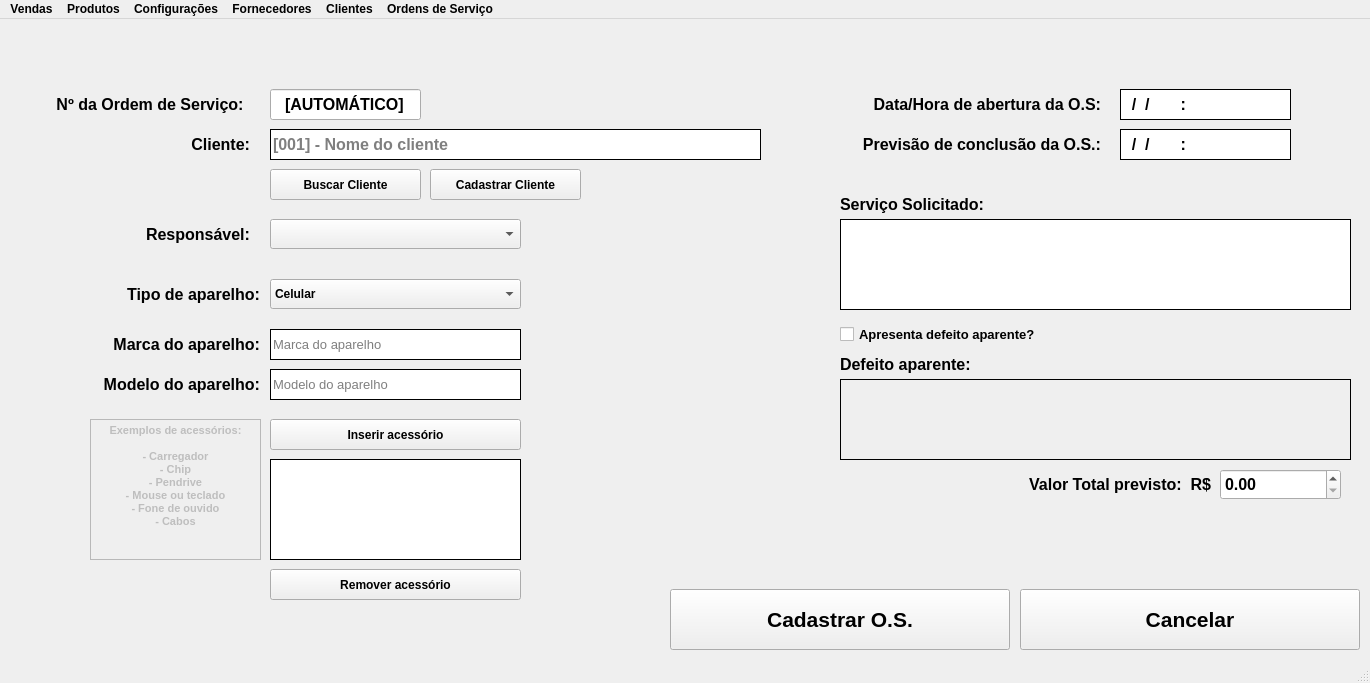
<?xml version="1.0" encoding="UTF-8"?>
<ui version="4.0">
 <class>MainWindow</class>
 <widget class="QMainWindow" name="MainWindow">
  <property name="enabled">
   <bool>true</bool>
  </property>
  <property name="geometry">
   <rect>
    <x>0</x>
    <y>0</y>
    <width>1370</width>
    <height>683</height>
   </rect>
  </property>
  <property name="font">
   <font>
    <weight>75</weight>
    <bold>true</bold>
   </font>
  </property>
  <property name="windowTitle">
   <string>MainWindow</string>
  </property>
  <property name="documentMode">
   <bool>false</bool>
  </property>
  <property name="tabShape">
   <enum>QTabWidget::Rounded</enum>
  </property>
  <widget class="QWidget" name="centralwidget">
   <widget class="QLabel" name="clientes_label_codigo">
    <property name="geometry">
     <rect>
      <x>40</x>
      <y>70</y>
      <width>220</width>
      <height>31</height>
     </rect>
    </property>
    <property name="font">
     <font>
      <pointsize>12</pointsize>
      <weight>75</weight>
      <bold>true</bold>
     </font>
    </property>
    <property name="text">
     <string>Nº da Ordem de Serviço:</string>
    </property>
    <property name="alignment">
     <set>Qt::AlignCenter</set>
    </property>
   </widget>
   <widget class="QLineEdit" name="os_numero_os">
    <property name="enabled">
     <bool>true</bool>
    </property>
    <property name="geometry">
     <rect>
      <x>270</x>
      <y>70</y>
      <width>151</width>
      <height>31</height>
     </rect>
    </property>
    <property name="font">
     <font>
      <pointsize>12</pointsize>
      <weight>75</weight>
      <bold>true</bold>
     </font>
    </property>
    <property name="inputMask">
     <string/>
    </property>
    <property name="text">
     <string>[AUTOMÁTICO]</string>
    </property>
    <property name="alignment">
     <set>Qt::AlignCenter</set>
    </property>
    <property name="readOnly">
     <bool>true</bool>
    </property>
    <property name="placeholderText">
     <string>[AUTOMÁTICO]</string>
    </property>
   </widget>
   <widget class="QLineEdit" name="os_campo_cliente">
    <property name="enabled">
     <bool>true</bool>
    </property>
    <property name="geometry">
     <rect>
      <x>270</x>
      <y>110</y>
      <width>491</width>
      <height>31</height>
     </rect>
    </property>
    <property name="font">
     <font>
      <pointsize>12</pointsize>
      <weight>75</weight>
      <bold>true</bold>
     </font>
    </property>
    <property name="styleSheet">
     <string notr="true">border-width: 1px;
border-style: solid;</string>
    </property>
    <property name="inputMask">
     <string/>
    </property>
    <property name="text">
     <string/>
    </property>
    <property name="maxLength">
     <number>100</number>
    </property>
    <property name="alignment">
     <set>Qt::AlignLeading|Qt::AlignLeft|Qt::AlignVCenter</set>
    </property>
    <property name="readOnly">
     <bool>true</bool>
    </property>
    <property name="placeholderText">
     <string>[001] - Nome do cliente</string>
    </property>
   </widget>
   <widget class="QLabel" name="clientes_label_codigo_2">
    <property name="geometry">
     <rect>
      <x>40</x>
      <y>110</y>
      <width>210</width>
      <height>31</height>
     </rect>
    </property>
    <property name="font">
     <font>
      <pointsize>12</pointsize>
      <weight>75</weight>
      <bold>true</bold>
     </font>
    </property>
    <property name="text">
     <string>Cliente:</string>
    </property>
    <property name="alignment">
     <set>Qt::AlignRight|Qt::AlignTrailing|Qt::AlignVCenter</set>
    </property>
   </widget>
   <widget class="QPushButton" name="os_buscar_cliente">
    <property name="geometry">
     <rect>
      <x>270</x>
      <y>150</y>
      <width>151</width>
      <height>31</height>
     </rect>
    </property>
    <property name="font">
     <font>
      <weight>75</weight>
      <bold>true</bold>
     </font>
    </property>
    <property name="text">
     <string>Buscar Cliente</string>
    </property>
   </widget>
   <widget class="QPushButton" name="os_cadastrar_cliente">
    <property name="geometry">
     <rect>
      <x>430</x>
      <y>150</y>
      <width>151</width>
      <height>31</height>
     </rect>
    </property>
    <property name="font">
     <font>
      <weight>75</weight>
      <bold>true</bold>
     </font>
    </property>
    <property name="text">
     <string>Cadastrar Cliente</string>
    </property>
   </widget>
   <widget class="QComboBox" name="os_tipo_aparelho">
    <property name="geometry">
     <rect>
      <x>270</x>
      <y>260</y>
      <width>251</width>
      <height>30</height>
     </rect>
    </property>
    <property name="editable">
     <bool>false</bool>
    </property>
    <property name="currentText">
     <string>Celular</string>
    </property>
    <property name="sizeAdjustPolicy">
     <enum>QComboBox::AdjustToMinimumContentsLengthWithIcon</enum>
    </property>
    <property name="modelColumn">
     <number>0</number>
    </property>
    <item>
     <property name="text">
      <string>Celular</string>
     </property>
    </item>
    <item>
     <property name="text">
      <string>Notebook</string>
     </property>
    </item>
    <item>
     <property name="text">
      <string>Computador</string>
     </property>
    </item>
    <item>
     <property name="text">
      <string>Tablet</string>
     </property>
    </item>
    <item>
     <property name="text">
      <string>Impressora</string>
     </property>
    </item>
    <item>
     <property name="text">
      <string>Scanner</string>
     </property>
    </item>
    <item>
     <property name="text">
      <string>Televisão</string>
     </property>
    </item>
    <item>
     <property name="text">
      <string>Monitor</string>
     </property>
    </item>
    <item>
     <property name="text">
      <string>Projetor</string>
     </property>
    </item>
    <item>
     <property name="text">
      <string>Câmera</string>
     </property>
    </item>
    <item>
     <property name="text">
      <string>Vídeogame</string>
     </property>
    </item>
    <item>
     <property name="text">
      <string>Caixa de som</string>
     </property>
    </item>
    <item>
     <property name="text">
      <string>Microfone</string>
     </property>
    </item>
    <item>
     <property name="text">
      <string>Roteador</string>
     </property>
    </item>
   </widget>
   <widget class="QLabel" name="clientes_label_codigo_3">
    <property name="geometry">
     <rect>
      <x>50</x>
      <y>260</y>
      <width>210</width>
      <height>31</height>
     </rect>
    </property>
    <property name="font">
     <font>
      <pointsize>12</pointsize>
      <weight>75</weight>
      <bold>true</bold>
     </font>
    </property>
    <property name="text">
     <string>Tipo de aparelho:</string>
    </property>
    <property name="alignment">
     <set>Qt::AlignRight|Qt::AlignTrailing|Qt::AlignVCenter</set>
    </property>
   </widget>
   <widget class="QPushButton" name="os_inserir_acessorio">
    <property name="geometry">
     <rect>
      <x>270</x>
      <y>400</y>
      <width>251</width>
      <height>31</height>
     </rect>
    </property>
    <property name="text">
     <string>Inserir acessório</string>
    </property>
   </widget>
   <widget class="QTextEdit" name="os_ex_acessorios">
    <property name="enabled">
     <bool>false</bool>
    </property>
    <property name="geometry">
     <rect>
      <x>90</x>
      <y>400</y>
      <width>171</width>
      <height>141</height>
     </rect>
    </property>
    <property name="html">
     <string>&lt;!DOCTYPE HTML PUBLIC &quot;-//W3C//DTD HTML 4.0//EN&quot; &quot;http://www.w3.org/TR/REC-html40/strict.dtd&quot;&gt;
&lt;html&gt;&lt;head&gt;&lt;meta name=&quot;qrichtext&quot; content=&quot;1&quot; /&gt;&lt;style type=&quot;text/css&quot;&gt;
p, li { white-space: pre-wrap; }
&lt;/style&gt;&lt;/head&gt;&lt;body style=&quot; font-family:'MS Shell Dlg 2'; font-size:8.25pt; font-weight:600; font-style:normal;&quot;&gt;
&lt;p align=&quot;center&quot; style=&quot; margin-top:0px; margin-bottom:0px; margin-left:0px; margin-right:0px; -qt-block-indent:0; text-indent:0px;&quot;&gt;Exemplos de acessórios:&lt;/p&gt;
&lt;p align=&quot;center&quot; style=&quot;-qt-paragraph-type:empty; margin-top:0px; margin-bottom:0px; margin-left:0px; margin-right:0px; -qt-block-indent:0; text-indent:0px;&quot;&gt;&lt;br /&gt;&lt;/p&gt;
&lt;p align=&quot;center&quot; style=&quot; margin-top:0px; margin-bottom:0px; margin-left:0px; margin-right:0px; -qt-block-indent:0; text-indent:0px;&quot;&gt;- Carregador&lt;/p&gt;
&lt;p align=&quot;center&quot; style=&quot; margin-top:0px; margin-bottom:0px; margin-left:0px; margin-right:0px; -qt-block-indent:0; text-indent:0px;&quot;&gt;- Chip&lt;/p&gt;
&lt;p align=&quot;center&quot; style=&quot; margin-top:0px; margin-bottom:0px; margin-left:0px; margin-right:0px; -qt-block-indent:0; text-indent:0px;&quot;&gt;- Pendrive&lt;/p&gt;
&lt;p align=&quot;center&quot; style=&quot; margin-top:0px; margin-bottom:0px; margin-left:0px; margin-right:0px; -qt-block-indent:0; text-indent:0px;&quot;&gt;- Mouse ou teclado&lt;/p&gt;
&lt;p align=&quot;center&quot; style=&quot; margin-top:0px; margin-bottom:0px; margin-left:0px; margin-right:0px; -qt-block-indent:0; text-indent:0px;&quot;&gt;- Fone de ouvido&lt;/p&gt;
&lt;p align=&quot;center&quot; style=&quot; margin-top:0px; margin-bottom:0px; margin-left:0px; margin-right:0px; -qt-block-indent:0; text-indent:0px;&quot;&gt;- Cabos&lt;/p&gt;&lt;/body&gt;&lt;/html&gt;</string>
    </property>
   </widget>
   <widget class="QTextEdit" name="os_acessorios_adic">
    <property name="enabled">
     <bool>true</bool>
    </property>
    <property name="geometry">
     <rect>
      <x>270</x>
      <y>440</y>
      <width>251</width>
      <height>101</height>
     </rect>
    </property>
    <property name="styleSheet">
     <string notr="true">border-width: 1px;
border-style: solid;</string>
    </property>
    <property name="readOnly">
     <bool>true</bool>
    </property>
    <property name="html">
     <string>&lt;!DOCTYPE HTML PUBLIC &quot;-//W3C//DTD HTML 4.0//EN&quot; &quot;http://www.w3.org/TR/REC-html40/strict.dtd&quot;&gt;
&lt;html&gt;&lt;head&gt;&lt;meta name=&quot;qrichtext&quot; content=&quot;1&quot; /&gt;&lt;style type=&quot;text/css&quot;&gt;
p, li { white-space: pre-wrap; }
&lt;/style&gt;&lt;/head&gt;&lt;body style=&quot; font-family:'MS Shell Dlg 2'; font-size:8.25pt; font-weight:400; font-style:normal;&quot;&gt;
&lt;p style=&quot;-qt-paragraph-type:empty; margin-top:0px; margin-bottom:0px; margin-left:0px; margin-right:0px; -qt-block-indent:0; text-indent:0px; font-weight:600;&quot;&gt;&lt;br /&gt;&lt;/p&gt;&lt;/body&gt;&lt;/html&gt;</string>
    </property>
   </widget>
   <widget class="QTextEdit" name="os_servico_solicitado">
    <property name="enabled">
     <bool>true</bool>
    </property>
    <property name="geometry">
     <rect>
      <x>840</x>
      <y>200</y>
      <width>511</width>
      <height>91</height>
     </rect>
    </property>
    <property name="styleSheet">
     <string notr="true">border-width: 1px;
border-style: solid;</string>
    </property>
    <property name="readOnly">
     <bool>false</bool>
    </property>
    <property name="html">
     <string>&lt;!DOCTYPE HTML PUBLIC &quot;-//W3C//DTD HTML 4.0//EN&quot; &quot;http://www.w3.org/TR/REC-html40/strict.dtd&quot;&gt;
&lt;html&gt;&lt;head&gt;&lt;meta name=&quot;qrichtext&quot; content=&quot;1&quot; /&gt;&lt;style type=&quot;text/css&quot;&gt;
p, li { white-space: pre-wrap; }
&lt;/style&gt;&lt;/head&gt;&lt;body style=&quot; font-family:'MS Shell Dlg 2'; font-size:8.25pt; font-weight:400; font-style:normal;&quot;&gt;
&lt;p style=&quot;-qt-paragraph-type:empty; margin-top:0px; margin-bottom:0px; margin-left:0px; margin-right:0px; -qt-block-indent:0; text-indent:0px; font-weight:600;&quot;&gt;&lt;br /&gt;&lt;/p&gt;&lt;/body&gt;&lt;/html&gt;</string>
    </property>
   </widget>
   <widget class="QTextEdit" name="os_defeito_aparente">
    <property name="enabled">
     <bool>false</bool>
    </property>
    <property name="geometry">
     <rect>
      <x>840</x>
      <y>360</y>
      <width>511</width>
      <height>81</height>
     </rect>
    </property>
    <property name="styleSheet">
     <string notr="true">border-width: 1px;
border-style: solid;</string>
    </property>
    <property name="readOnly">
     <bool>false</bool>
    </property>
    <property name="html">
     <string>&lt;!DOCTYPE HTML PUBLIC &quot;-//W3C//DTD HTML 4.0//EN&quot; &quot;http://www.w3.org/TR/REC-html40/strict.dtd&quot;&gt;
&lt;html&gt;&lt;head&gt;&lt;meta name=&quot;qrichtext&quot; content=&quot;1&quot; /&gt;&lt;style type=&quot;text/css&quot;&gt;
p, li { white-space: pre-wrap; }
&lt;/style&gt;&lt;/head&gt;&lt;body style=&quot; font-family:'MS Shell Dlg 2'; font-size:8.25pt; font-weight:400; font-style:normal;&quot;&gt;
&lt;p style=&quot;-qt-paragraph-type:empty; margin-top:0px; margin-bottom:0px; margin-left:0px; margin-right:0px; -qt-block-indent:0; text-indent:0px; font-weight:600;&quot;&gt;&lt;br /&gt;&lt;/p&gt;&lt;/body&gt;&lt;/html&gt;</string>
    </property>
   </widget>
   <widget class="QCheckBox" name="os_chk_defeito">
    <property name="geometry">
     <rect>
      <x>840</x>
      <y>300</y>
      <width>511</width>
      <height>31</height>
     </rect>
    </property>
    <property name="font">
     <font>
      <pointsize>10</pointsize>
      <weight>75</weight>
      <bold>true</bold>
     </font>
    </property>
    <property name="text">
     <string>Apresenta defeito aparente?</string>
    </property>
   </widget>
   <widget class="QLabel" name="clientes_label_codigo_4">
    <property name="geometry">
     <rect>
      <x>840</x>
      <y>170</y>
      <width>210</width>
      <height>31</height>
     </rect>
    </property>
    <property name="font">
     <font>
      <pointsize>12</pointsize>
      <weight>75</weight>
      <bold>true</bold>
     </font>
    </property>
    <property name="text">
     <string>Serviço Solicitado:</string>
    </property>
    <property name="alignment">
     <set>Qt::AlignLeading|Qt::AlignLeft|Qt::AlignVCenter</set>
    </property>
   </widget>
   <widget class="QLabel" name="clientes_label_codigo_5">
    <property name="geometry">
     <rect>
      <x>840</x>
      <y>330</y>
      <width>210</width>
      <height>31</height>
     </rect>
    </property>
    <property name="font">
     <font>
      <pointsize>12</pointsize>
      <weight>75</weight>
      <bold>true</bold>
     </font>
    </property>
    <property name="text">
     <string>Defeito aparente:</string>
    </property>
    <property name="alignment">
     <set>Qt::AlignLeading|Qt::AlignLeft|Qt::AlignVCenter</set>
    </property>
   </widget>
   <widget class="QLineEdit" name="os_data_abertura">
    <property name="enabled">
     <bool>true</bool>
    </property>
    <property name="geometry">
     <rect>
      <x>1120</x>
      <y>70</y>
      <width>171</width>
      <height>31</height>
     </rect>
    </property>
    <property name="font">
     <font>
      <pointsize>12</pointsize>
      <weight>75</weight>
      <bold>true</bold>
     </font>
    </property>
    <property name="styleSheet">
     <string notr="true">border-width: 1px;
border-style: solid;</string>
    </property>
    <property name="inputMask">
     <string>99/99/9999 99:99</string>
    </property>
    <property name="maxLength">
     <number>16</number>
    </property>
    <property name="alignment">
     <set>Qt::AlignLeading|Qt::AlignLeft|Qt::AlignVCenter</set>
    </property>
    <property name="readOnly">
     <bool>false</bool>
    </property>
    <property name="placeholderText">
     <string>[001] - Nome do cliente</string>
    </property>
   </widget>
   <widget class="QLabel" name="clientes_label_codigo_6">
    <property name="geometry">
     <rect>
      <x>830</x>
      <y>70</y>
      <width>271</width>
      <height>31</height>
     </rect>
    </property>
    <property name="font">
     <font>
      <pointsize>12</pointsize>
      <weight>75</weight>
      <bold>true</bold>
     </font>
    </property>
    <property name="text">
     <string>Data/Hora de abertura da O.S:</string>
    </property>
    <property name="alignment">
     <set>Qt::AlignRight|Qt::AlignTrailing|Qt::AlignVCenter</set>
    </property>
   </widget>
   <widget class="QLabel" name="clientes_label_codigo_7">
    <property name="geometry">
     <rect>
      <x>830</x>
      <y>110</y>
      <width>271</width>
      <height>31</height>
     </rect>
    </property>
    <property name="font">
     <font>
      <pointsize>12</pointsize>
      <weight>75</weight>
      <bold>true</bold>
     </font>
    </property>
    <property name="text">
     <string>Previsão de conclusão da O.S.:</string>
    </property>
    <property name="alignment">
     <set>Qt::AlignRight|Qt::AlignTrailing|Qt::AlignVCenter</set>
    </property>
   </widget>
   <widget class="QLineEdit" name="os_data_previsao">
    <property name="enabled">
     <bool>true</bool>
    </property>
    <property name="geometry">
     <rect>
      <x>1120</x>
      <y>110</y>
      <width>171</width>
      <height>31</height>
     </rect>
    </property>
    <property name="font">
     <font>
      <pointsize>12</pointsize>
      <weight>75</weight>
      <bold>true</bold>
     </font>
    </property>
    <property name="styleSheet">
     <string notr="true">border-width: 1px;
border-style: solid;</string>
    </property>
    <property name="inputMask">
     <string>99/99/9999 99:99</string>
    </property>
    <property name="maxLength">
     <number>16</number>
    </property>
    <property name="alignment">
     <set>Qt::AlignLeading|Qt::AlignLeft|Qt::AlignVCenter</set>
    </property>
    <property name="readOnly">
     <bool>false</bool>
    </property>
    <property name="placeholderText">
     <string>[001] - Nome do cliente</string>
    </property>
   </widget>
   <widget class="QLabel" name="clientes_label_codigo_8">
    <property name="geometry">
     <rect>
      <x>940</x>
      <y>450</y>
      <width>271</width>
      <height>31</height>
     </rect>
    </property>
    <property name="font">
     <font>
      <pointsize>12</pointsize>
      <weight>75</weight>
      <bold>true</bold>
     </font>
    </property>
    <property name="text">
     <string>Valor Total previsto:  R$</string>
    </property>
    <property name="alignment">
     <set>Qt::AlignRight|Qt::AlignTrailing|Qt::AlignVCenter</set>
    </property>
   </widget>
   <widget class="QDoubleSpinBox" name="os_total_previsto">
    <property name="geometry">
     <rect>
      <x>1220</x>
      <y>450</y>
      <width>121</width>
      <height>31</height>
     </rect>
    </property>
    <property name="font">
     <font>
      <pointsize>12</pointsize>
      <weight>75</weight>
      <bold>true</bold>
     </font>
    </property>
    <property name="maximum">
     <double>9999.989999999999782</double>
    </property>
   </widget>
   <widget class="QLabel" name="clientes_label_codigo_10">
    <property name="geometry">
     <rect>
      <x>40</x>
      <y>200</y>
      <width>210</width>
      <height>31</height>
     </rect>
    </property>
    <property name="font">
     <font>
      <pointsize>12</pointsize>
      <weight>75</weight>
      <bold>true</bold>
     </font>
    </property>
    <property name="text">
     <string>Responsável:</string>
    </property>
    <property name="alignment">
     <set>Qt::AlignRight|Qt::AlignTrailing|Qt::AlignVCenter</set>
    </property>
   </widget>
   <widget class="QComboBox" name="os_responsavel">
    <property name="geometry">
     <rect>
      <x>270</x>
      <y>200</y>
      <width>251</width>
      <height>30</height>
     </rect>
    </property>
    <property name="editable">
     <bool>false</bool>
    </property>
    <property name="currentText">
     <string/>
    </property>
    <property name="sizeAdjustPolicy">
     <enum>QComboBox::AdjustToMinimumContentsLengthWithIcon</enum>
    </property>
    <property name="modelColumn">
     <number>0</number>
    </property>
   </widget>
   <widget class="QPushButton" name="os_cadastrar_os">
    <property name="geometry">
     <rect>
      <x>670</x>
      <y>570</y>
      <width>340</width>
      <height>61</height>
     </rect>
    </property>
    <property name="font">
     <font>
      <pointsize>16</pointsize>
      <weight>75</weight>
      <bold>true</bold>
     </font>
    </property>
    <property name="text">
     <string>Cadastrar O.S.</string>
    </property>
   </widget>
   <widget class="QPushButton" name="os_cancelar">
    <property name="geometry">
     <rect>
      <x>1020</x>
      <y>570</y>
      <width>340</width>
      <height>61</height>
     </rect>
    </property>
    <property name="font">
     <font>
      <pointsize>16</pointsize>
      <weight>75</weight>
      <bold>true</bold>
     </font>
    </property>
    <property name="text">
     <string>Cancelar</string>
    </property>
   </widget>
   <widget class="QPushButton" name="os_remover_acessorio">
    <property name="geometry">
     <rect>
      <x>270</x>
      <y>550</y>
      <width>251</width>
      <height>31</height>
     </rect>
    </property>
    <property name="text">
     <string>Remover acessório</string>
    </property>
   </widget>
   <widget class="QLineEdit" name="os_marca_aparelho">
    <property name="enabled">
     <bool>true</bool>
    </property>
    <property name="geometry">
     <rect>
      <x>270</x>
      <y>310</y>
      <width>251</width>
      <height>31</height>
     </rect>
    </property>
    <property name="font">
     <font>
      <pointsize>10</pointsize>
      <weight>50</weight>
      <bold>false</bold>
     </font>
    </property>
    <property name="styleSheet">
     <string notr="true">border-width: 1px;
border-style: solid;</string>
    </property>
    <property name="inputMask">
     <string/>
    </property>
    <property name="maxLength">
     <number>32767</number>
    </property>
    <property name="alignment">
     <set>Qt::AlignLeading|Qt::AlignLeft|Qt::AlignVCenter</set>
    </property>
    <property name="readOnly">
     <bool>false</bool>
    </property>
    <property name="placeholderText">
     <string>Marca do aparelho</string>
    </property>
   </widget>
   <widget class="QLabel" name="clientes_label_codigo_9">
    <property name="geometry">
     <rect>
      <x>50</x>
      <y>310</y>
      <width>210</width>
      <height>31</height>
     </rect>
    </property>
    <property name="font">
     <font>
      <pointsize>12</pointsize>
      <weight>75</weight>
      <bold>true</bold>
     </font>
    </property>
    <property name="text">
     <string>Marca do aparelho:</string>
    </property>
    <property name="alignment">
     <set>Qt::AlignRight|Qt::AlignTrailing|Qt::AlignVCenter</set>
    </property>
   </widget>
   <widget class="QLabel" name="clientes_label_codigo_11">
    <property name="geometry">
     <rect>
      <x>50</x>
      <y>350</y>
      <width>210</width>
      <height>31</height>
     </rect>
    </property>
    <property name="font">
     <font>
      <pointsize>12</pointsize>
      <weight>75</weight>
      <bold>true</bold>
     </font>
    </property>
    <property name="text">
     <string>Modelo do aparelho:</string>
    </property>
    <property name="alignment">
     <set>Qt::AlignRight|Qt::AlignTrailing|Qt::AlignVCenter</set>
    </property>
   </widget>
   <widget class="QLineEdit" name="os_modelo_aparelho">
    <property name="enabled">
     <bool>true</bool>
    </property>
    <property name="geometry">
     <rect>
      <x>270</x>
      <y>350</y>
      <width>251</width>
      <height>31</height>
     </rect>
    </property>
    <property name="font">
     <font>
      <pointsize>10</pointsize>
      <weight>50</weight>
      <bold>false</bold>
     </font>
    </property>
    <property name="styleSheet">
     <string notr="true">border-width: 1px;
border-style: solid;</string>
    </property>
    <property name="inputMask">
     <string/>
    </property>
    <property name="maxLength">
     <number>32767</number>
    </property>
    <property name="alignment">
     <set>Qt::AlignLeading|Qt::AlignLeft|Qt::AlignVCenter</set>
    </property>
    <property name="readOnly">
     <bool>false</bool>
    </property>
    <property name="placeholderText">
     <string>Modelo do aparelho</string>
    </property>
   </widget>
  </widget>
  <widget class="QMenuBar" name="menubar">
   <property name="geometry">
    <rect>
     <x>0</x>
     <y>0</y>
     <width>1370</width>
     <height>21</height>
    </rect>
   </property>
   <widget class="QMenu" name="menu_vendas">
    <property name="title">
     <string>Vendas</string>
    </property>
    <addaction name="acao_realizar_venda"/>
    <addaction name="acao_consultar_vendas"/>
    <addaction name="acao_relatorio_vendas"/>
   </widget>
   <widget class="QMenu" name="menu_produtos">
    <property name="title">
     <string>Produtos</string>
    </property>
    <addaction name="acao_cadastrar_produtos"/>
    <addaction name="acao_estoque_produtos"/>
    <addaction name="acao_relatorio_produtos"/>
   </widget>
   <widget class="QMenu" name="menu_configuracoes">
    <property name="title">
     <string>Configurações</string>
    </property>
    <addaction name="acao_predefinicoes"/>
    <addaction name="acao_sobre"/>
   </widget>
   <widget class="QMenu" name="menuFornecedores">
    <property name="title">
     <string>Fornecedores</string>
    </property>
    <addaction name="acao_cadastro_forn"/>
    <addaction name="acao_consulta_forn"/>
    <addaction name="acao_relatorios_forn"/>
   </widget>
   <widget class="QMenu" name="menuClientes">
    <property name="title">
     <string>Clientes</string>
    </property>
    <addaction name="acao_cadastro_clientes"/>
    <addaction name="acao_consulta_clientes"/>
    <addaction name="acao_relatorios_clientes"/>
   </widget>
   <widget class="QMenu" name="menuOrdens_de_Servi_o">
    <property name="title">
     <string>Ordens de Serviço</string>
    </property>
    <addaction name="acao_nova_os"/>
    <addaction name="acao_consulta_os"/>
    <addaction name="acao_relatorios_os"/>
   </widget>
   <addaction name="menu_vendas"/>
   <addaction name="menu_produtos"/>
   <addaction name="menu_configuracoes"/>
   <addaction name="menuFornecedores"/>
   <addaction name="menuClientes"/>
   <addaction name="menuOrdens_de_Servi_o"/>
  </widget>
  <widget class="QStatusBar" name="statusbar"/>
  <action name="acao_realizar_venda">
   <property name="text">
    <string>Realizar Venda</string>
   </property>
  </action>
  <action name="acao_consultar_vendas">
   <property name="text">
    <string>Consultar Vendas</string>
   </property>
  </action>
  <action name="acao_relatorio_vendas">
   <property name="text">
    <string>Relatório de vendas</string>
   </property>
  </action>
  <action name="acao_cadastrar_produtos">
   <property name="text">
    <string>Cadastrar produtos</string>
   </property>
  </action>
  <action name="acao_estoque_produtos">
   <property name="text">
    <string>Estoque de produtos</string>
   </property>
  </action>
  <action name="acao_relatorio_produtos">
   <property name="text">
    <string>Relatório de produtos</string>
   </property>
  </action>
  <action name="acao_predefinicoes">
   <property name="text">
    <string>Predefinições</string>
   </property>
  </action>
  <action name="acao_sobre">
   <property name="text">
    <string>Sobre</string>
   </property>
  </action>
  <action name="acao_cadastro_forn">
   <property name="text">
    <string>Cadastro</string>
   </property>
  </action>
  <action name="acao_consulta_forn">
   <property name="text">
    <string>Consulta</string>
   </property>
  </action>
  <action name="acao_cadastro_clientes">
   <property name="text">
    <string>Cadastro</string>
   </property>
  </action>
  <action name="acao_consulta_clientes">
   <property name="text">
    <string>Consulta</string>
   </property>
  </action>
  <action name="acao_nova_os">
   <property name="text">
    <string>Nova O.S.</string>
   </property>
  </action>
  <action name="acao_consulta_os">
   <property name="text">
    <string>Consulta</string>
   </property>
  </action>
  <action name="acao_relatorios_os">
   <property name="text">
    <string>Relatório de O.S.</string>
   </property>
  </action>
  <action name="acao_relatorios_clientes">
   <property name="text">
    <string>Relatorio de clientes</string>
   </property>
  </action>
  <action name="acao_relatorios_forn">
   <property name="text">
    <string>Relatório de fornecedores</string>
   </property>
  </action>
 </widget>
 <resources>
  <include location="imagens.qrc"/>
 </resources>
 <connections>
  <connection>
   <sender>os_chk_defeito</sender>
   <signal>toggled(bool)</signal>
   <receiver>os_defeito_aparente</receiver>
   <slot>setEnabled(bool)</slot>
   <hints>
    <hint type="sourcelabel">
     <x>389</x>
     <y>492</y>
    </hint>
    <hint type="destinationlabel">
     <x>387</x>
     <y>540</y>
    </hint>
   </hints>
  </connection>
 </connections>
</ui>
